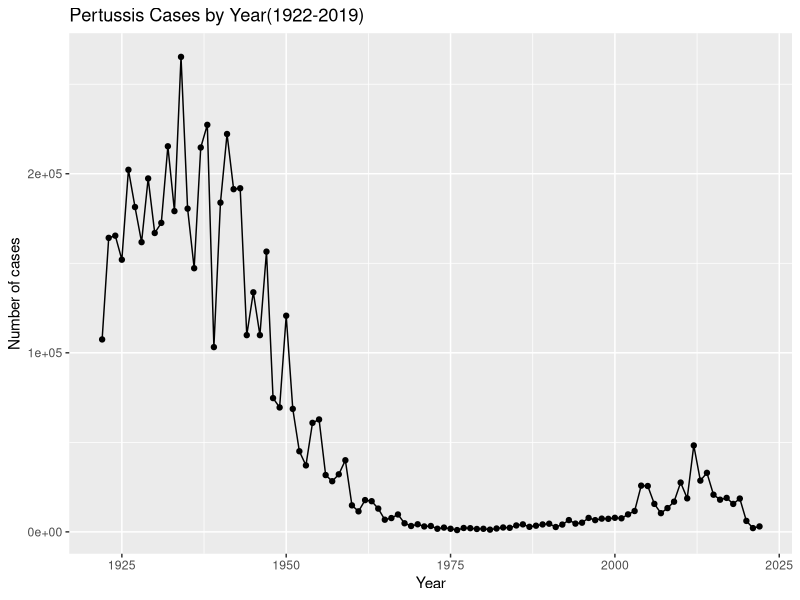
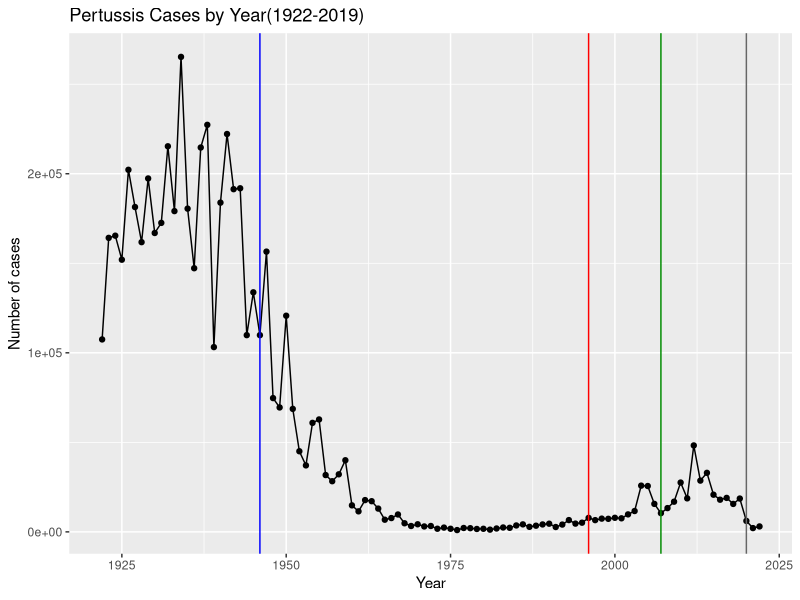

Generate these figures, in order, with R: (Note: this script raises an error after producing the figures.)
## ---- chunk 1
##install.packages("datapasta")
library(ggplot2)
## ---- chunk 2
cdc<-data.frame(
                          Year = c(1922L,
                                   1923L,1924L,1925L,1926L,1927L,1928L,
                                   1929L,1930L,1931L,1932L,1933L,1934L,1935L,
                                   1936L,1937L,1938L,1939L,1940L,1941L,
                                   1942L,1943L,1944L,1945L,1946L,1947L,1948L,
                                   1949L,1950L,1951L,1952L,1953L,1954L,
                                   1955L,1956L,1957L,1958L,1959L,1960L,
                                   1961L,1962L,1963L,1964L,1965L,1966L,1967L,
                                   1968L,1969L,1970L,1971L,1972L,1973L,
                                   1974L,1975L,1976L,1977L,1978L,1979L,1980L,
                                   1981L,1982L,1983L,1984L,1985L,1986L,
                                   1987L,1988L,1989L,1990L,1991L,1992L,1993L,
                                   1994L,1995L,1996L,1997L,1998L,1999L,
                                   2000L,2001L,2002L,2003L,2004L,2005L,
                                   2006L,2007L,2008L,2009L,2010L,2011L,2012L,
                                   2013L,2014L,2015L,2016L,2017L,2018L,
                                   2019L,2020L,2021L,2022L),
  No..Reported.Pertussis.Cases = c(107473,
                                   164191,165418,152003,202210,181411,
                                   161799,197371,166914,172559,215343,179135,
                                   265269,180518,147237,214652,227319,103188,
                                   183866,222202,191383,191890,109873,
                                   133792,109860,156517,74715,69479,120718,
                                   68687,45030,37129,60886,62786,31732,28295,
                                   32148,40005,14809,11468,17749,17135,
                                   13005,6799,7717,9718,4810,3285,4249,
                                   3036,3287,1759,2402,1738,1010,2177,2063,
                                   1623,1730,1248,1895,2463,2276,3589,
                                   4195,2823,3450,4157,4570,2719,4083,6586,
                                   4617,5137,7796,6564,7405,7298,7867,
                                   7580,9771,11647,25827,25616,15632,10454,
                                   13278,16858,27550,18719,48277,28639,
                                   32971,20762,17972,18975,15609,18617,6124,
                                   2116,3044)
)
## ---- chunk 3
head(cdc)
## ---- chunk 4
baseplot<- ggplot(cdc) +
  aes(x = Year, y = No..Reported.Pertussis.Cases) +
  geom_point() +
  geom_line() +
  labs(title = "Pertussis Cases by Year(1922-2019)", y = "Number of cases")
baseplot
## ---- chunk 5
baseplot+
  geom_vline(xintercept = 1946, col = "blue") +
  geom_vline(xintercept = 1996, col = "red") +
  geom_vline(xintercept = 2020, col = "grey40") +
  geom_vline(xintercept = 2007, col = "green4")
## ---- chunk 6
# Allows us to read, write and process JSON data
library(jsonlite)
## ---- chunk 7
subject <- read_json("https://www.cmi-pb.org/api/subject", simplifyVector = TRUE) 
head(subject, 3)
## ---- chunk 8
table(subject$infancy_vac)
## ---- chunk 9
table(subject$biological_sex)
## ---- chunk 10
table(subject$biological_sex, subject$race)
## ---- chunk 11
library(lubridate)
## ---- chunk 12
today()
## ---- chunk 13
today() - ymd("2000-01-01")
## ---- chunk 14
time_length( today() - ymd("2000-01-01"),  "years")
## ---- chunk 15
# Use todays date to calculate age in days
subject$age <- today() - ymd(subject$year_of_birth)
## ---- chunk 16
library(dplyr)

ap <- subject %>% filter(infancy_vac == "aP")

round( summary( time_length( ap$age, "years" ) ) )
## ---- chunk 17
# wP
wp <- subject %>% filter(infancy_vac == "wP")
round( summary( time_length( wp$age, "years" ) ) )
## ---- chunk 18
int <- ymd(subject$date_of_boost) - ymd(subject$year_of_birth)
age_at_boost <- time_length(int, "year")
head(age_at_boost)
## ---- chunk 19
ggplot(subject) +
  aes(time_length(age, "year"),
      fill=as.factor(infancy_vac)) +
  geom_histogram(show.legend=FALSE) +
  facet_wrap(vars(infancy_vac), nrow=2) +
  xlab("Age in years")
## ---- chunk 20
# Complete the API URLs...
specimen <- read_json("https://www.cmi-pb.org/api/specimen", simplifyVector = TRUE) 
titer <- read_json("https://www.cmi-pb.org/api/plasma_ab_titer", simplifyVector = TRUE) 
head(titer)
## ---- chunk 21
meta <- inner_join(specimen, subject)
dim(meta)
head(meta)
## ---- chunk 22
abdata <- inner_join(titer, meta)
dim(abdata)
## ---- chunk 23
table(abdata$isotype)
## ---- chunk 24
table(abdata$visit)
## ---- chunk 25
igg <- abdata %>% filter(isotype == "IgG")
head(igg)
## ---- chunk 26
ggplot(igg) +
  aes(x = MFI_normalised, y = antigen) +  
  geom_boxplot() +
  xlim(0, 75) +
  facet_wrap(vars(visit), nrow = 2)
## ---- chunk 27
ggplot(igg) +
  aes(MFI_normalised, antigen, col=infancy_vac ) +
  geom_boxplot(show.legend = FALSE) + 
  facet_wrap(vars(visit), nrow=2) +
  xlim(0,75) +
  theme_bw()
## ---- chunk 28
igg %>% filter(visit != 8) %>%
ggplot() +
  aes(MFI_normalised, antigen, col=infancy_vac ) +
  geom_boxplot(show.legend = FALSE) + 
  xlim(0,75) +
  facet_wrap(vars(infancy_vac, visit), nrow=2)
## ---- chunk 29
filter(igg, antigen=="OVA") %>%
  ggplot() +
  aes(MFI_normalised, col=infancy_vac) +
  geom_boxplot(show.legend = TRUE) +
  facet_wrap(vars(visit)) +
  theme_bw()
## ---- chunk 30
filter(igg, antigen=="PT") %>%
  ggplot() +
  aes(MFI_normalised, col=infancy_vac) +
  geom_boxplot(show.legend = TRUE) +
  facet_wrap(vars(visit)) +
  theme_bw()
## ---- chunk 31
abdata.21 <- abdata %>% filter(dataset == "2021_dataset")

abdata.21 %>% 
  filter(isotype == "IgG",  antigen == "PT") %>%
  ggplot() +
    aes(x=planned_day_relative_to_boost,
        y=MFI_normalised,
        col=infancy_vac,
        group=subject_id) +
    geom_point() +
    geom_line() +
    geom_vline(xintercept=0, linetype="dashed") +
    geom_vline(xintercept=14, linetype="dashed") +
  labs(title="2021 dataset IgG PT",
       subtitle = "Dashed lines indicate day 0 (pre-boost) and 14 (apparent peak levels)")
## ---- chunk 32
abdata.20 <- abdata %>% filter(dataset == "2020_dataset")

abdata.20 %>% 
  filter(isotype == "IgG",  antigen == "PT") %>%
  ggplot() +
    aes(x=planned_day_relative_to_boost,
        y=MFI_normalised,
        col=infancy_vac,
        group=subject_id) +
    geom_point() +
    geom_line() +
    geom_vline(xintercept=0, linetype="dashed") +
    geom_vline(xintercept=14, linetype="dashed") +
  labs(title="2020 dataset IgG PT",
       subtitle = "Dashed lines indicate day 0 (pre-boost) and 14 (apparent peak levels)")
## ---- chunk 33
url <- "https://www.cmi-pb.org/api/v2/rnaseq?versioned_ensembl_gene_id=eq.ENSG00000211896.7"

rna <- read_json(url, simplifyVector = TRUE) 
## ---- chunk 34
#meta <- inner_join(specimen, subject)
ssrna <- inner_join(rna, meta)
## ---- chunk 35
ggplot(ssrna) +
  aes(x=visit, y= tpm, group=subject_id) +
  geom_point() +
  geom_line(alpha=0.2)
## ---- chunk 36
ggplot(ssrna) +
  aes(tpm, col=infancy_vac) +
  geom_boxplot() +
  facet_wrap(vars(visit))
## ---- chunk 37
ssrna %>%  
  filter(visit==4) %>% 
  ggplot() +
    aes(tpm, col=infancy_vac) + geom_density() + 
    geom_rug() 
